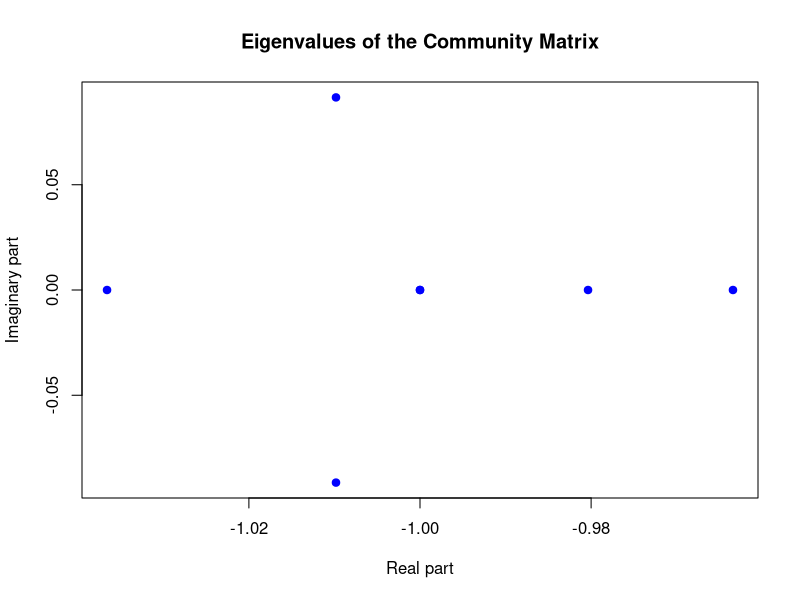

Generate this figure with R:
# Parameters
N <- 7           # Number of species
C <- 0.2          # Connectance
sigma <- 0.1      # Std dev of interaction strengths
d <- 1            # Self-regulation strength

# Generate random community matrix
A <- matrix(0, nrow = N, ncol = N)

# Fill off-diagonal elements with random interactions
for (i in 1:N) {
  for (j in 1:N) {
    if (i != j && runif(1) < C) {
      A[i, j] <- rnorm(1, mean = 0, sd = sigma)
    }
  }
}

# Set diagonal elements to -d (self-regulation)
diag(A) <- -d

# Eigenvalues
eig_vals <- eigen(A)$values

# Plot eigenvalues
plot(Re(eig_vals), Im(eig_vals), xlab = "Real part", ylab = "Imaginary part",
     main = "Eigenvalues of the Community Matrix", pch = 19, col = "blue")
abline(v = 0, col = "red", lty = 2)

A
